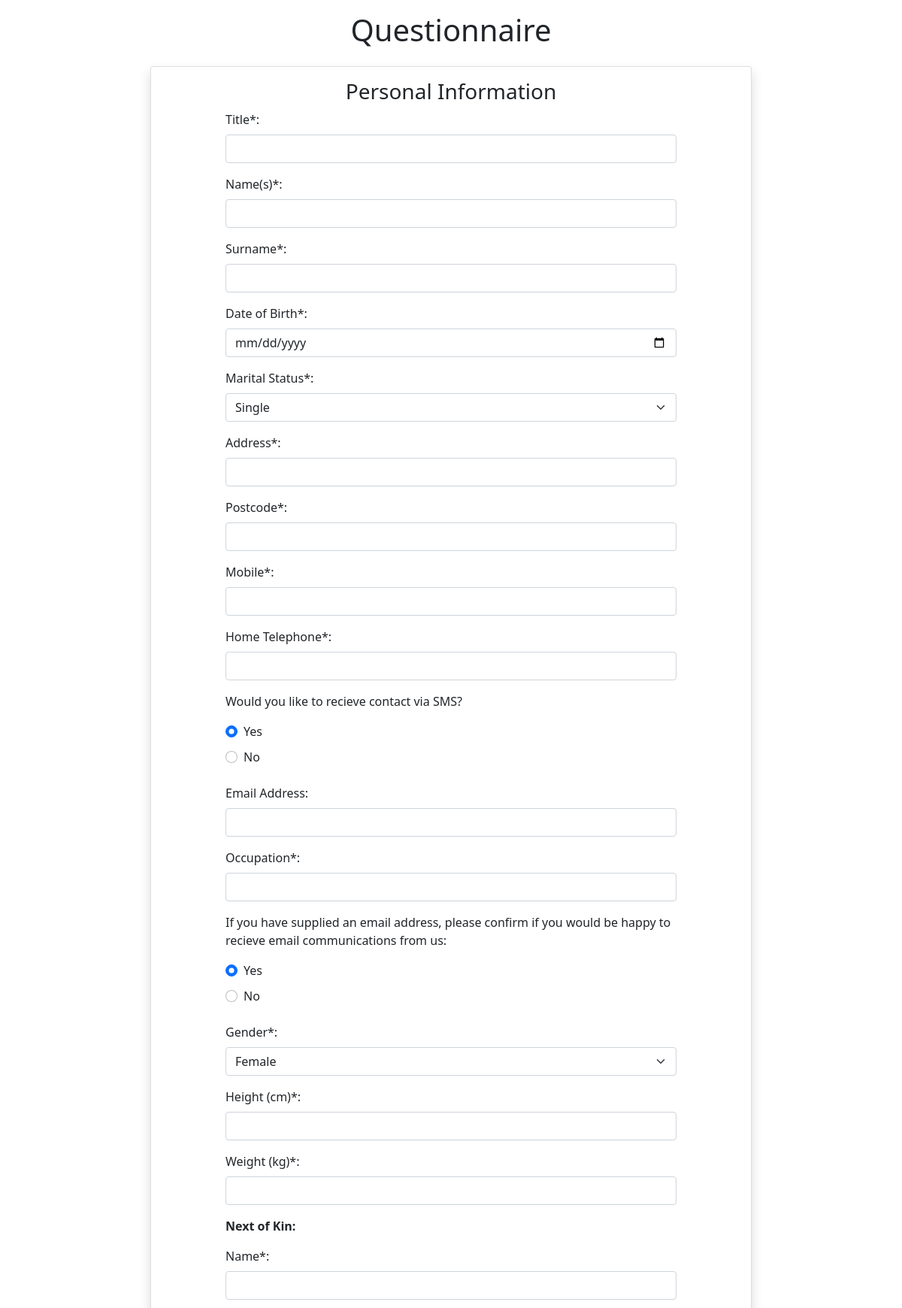
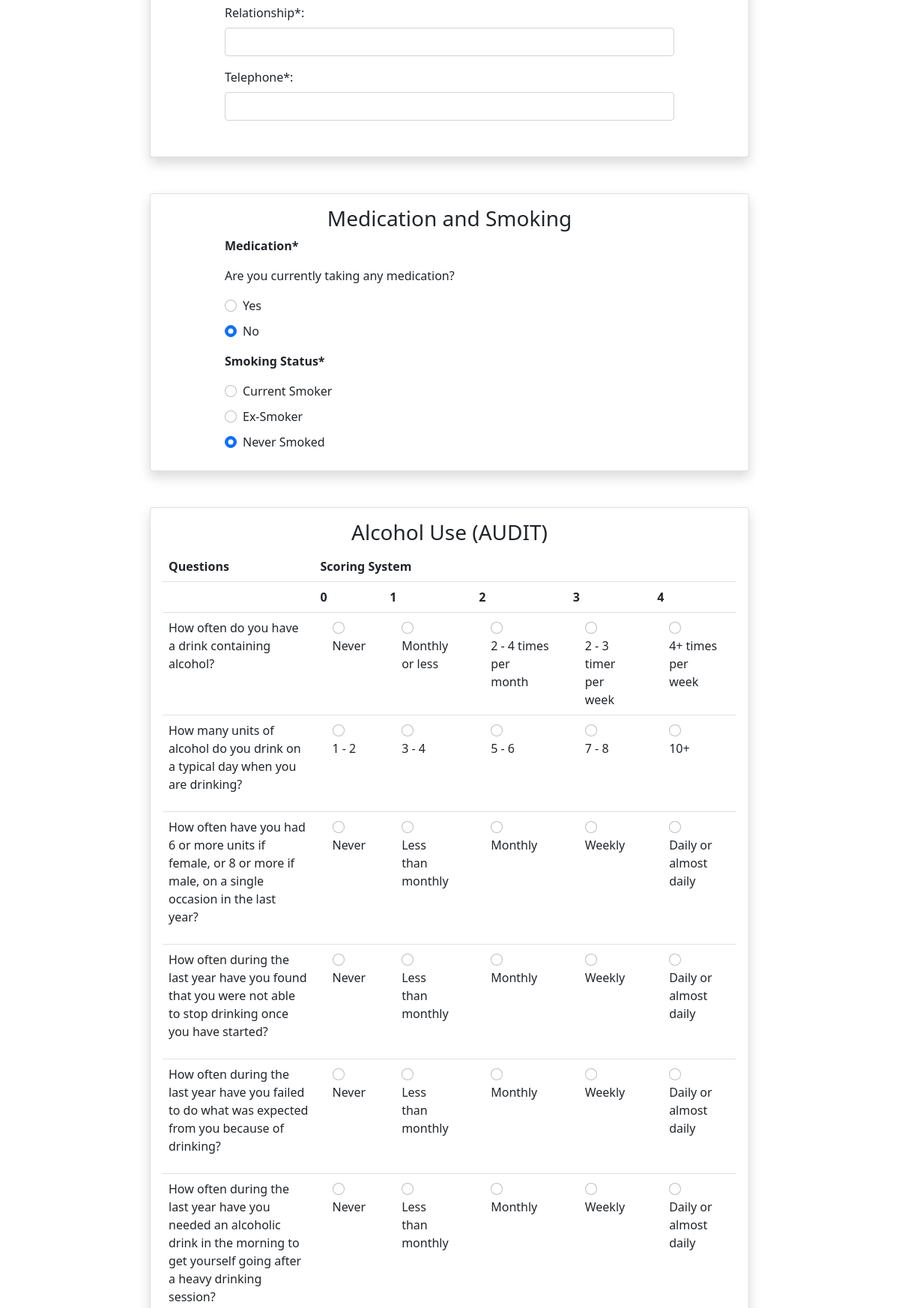
/index.php/questionnaire (upper part), run on the app's committed database (2 pictures, top to bottom).
### tables this page shows
CREATE TABLE `alcohol_questions` (
  `GUID` int(11) NOT NULL,
  `optionsid` int(11) NOT NULL,
  `Question` text NOT NULL
);

CREATE TABLE `alcohol_options` (
  `GUID` int(11) NOT NULL,
  `response0` text NOT NULL,
  `response1` text NOT NULL,
  `response2` text NOT NULL,
  `response3` text NOT NULL,
  `response4` text NOT NULL
);

### application/controllers/Questionnaire.php (called while the page is built, shortened)
<?php
class Questionnaire extends CI_Controller
{
    public function __construct()
	{
		$this->load->model('Questions');
	}
	public function index()
	{
        $query = $this->Questions->getAlcoholQuestions();
        $data['query'] = $query;
        $this->load->view('questionnaire', $data);
	}
}
?>

### index.php (called while the page is built, shortened)
<?php
require_once BASEPATH.'core/CodeIgniter.php';

### application/models/Questions.php (called while the page is built, shortened)
<?php
class Questions extends CI_Model
{
    public function getAlcoholQuestions()
    {
        $this->db->select("a.GUID as 'QuestionID',Question,response0,response1,response2,response3,response4");
        $this->db->from("alcohol_questions AS a");
        $this->db->join('alcohol_options', 'a.optionsid = alcohol_options.GUID');
        $query = $this->db->get();
        return $query;
    }
}
?>

### application/views/questionnaire.php (the view, shortened to what this page needs)
<!DOCTYPE html>
<head>
  <link href="https://cdn.jsdelivr.net/npm/bootstrap@5.0.2/dist/css/bootstrap.min.css" rel="stylesheet"
>
  </head>
<body>
  <h1 style="width:800px;"class="title-text text-center p-3 mx-auto"> Questionnaire </h1>
  <form method="post" action="<?php echo base_url('index.php/submitQuestionnaire'); ?>">
    <div class="form-card mx-auto card shadow mb-5 p-3" style="width:800px;">
      <h3 class="text-center">Personal Information</h3>
      <div class="form-container mx-auto mb-3" style="width:600px;">
        <label class="form-label" for="title">Title*:</label>
        <input id="title" class="requiredText form-control mb-3" type="text" name="title" id="title" value="<?php echo set_value('title'); ?>"onblur="validateInput(event)"></input>
        <label class="form-label" for="names">Name(s)*:</label>
        <input class="form-control mb-3" type="text" name="firstname" id="names"
          value="<?php echo set_value('firstname'); ?>" onblur="validateInput(event)"></input>
        <label class="form-label" for="surname">Surname*:</label>
        <input class="form-control mb-3" type="text" name="surname" id="surname"
          value="<?php echo set_value('surname'); ?>" onblur="validateInput(event)"></input>
        <label class="form-label" for="dob">Date of Birth*:</label>
        <input class="form-control mb-3" type="date" name="dob" id="dob" value="<?php echo set_value('dob'); ?>"
           onblur="textRequired(event, 'Date of Birth')"onblur="validateInput(event)"></input> <?php
$marital = array();
$marital['Single'] = false;
$marital['Married'] = false;
$marital['Divorced'] = false;
$marital['Civil Partnership'] = false;
$marital['Other'] = false;
$marital[set_value('marital_status')] = true;
?> <label class="form-label" for="marital">Marital Status*:</label>
        <select class="form-select mb-3" name="marital_status" id="marital"
          value="<?php echo set_value('marital_status'); ?>" required>
          <option value="Single" <?php echo set_select('marital', 'Single', $marital['Single']); ?>>Single</option>
        </select>
        <label class="form-label" for="address">Address*:</label>
        <input class="form-control mb-3" type="text" name="address" id="address"
          value="<?php echo set_value('address'); ?>"onblur="validateInput(event)"></input>
        <label class="form-label" for="postcode">Postcode*:</label>
        <input class="form-control mb-3" type="text" name="postcode" id="postcode"
          value="<?php echo set_value('postcode'); ?>" onblur="validateInput(event)"></input>
        <label class="form-label" for="mobile">Mobile*:</label>
        <input class="form-control mb-3 numberInput" type="number" name="mobile" id="mobile"
          value="<?php echo set_value('mobile'); ?>" onblur="validateInput(event)"></input>
        <label class="form-label" for="hometele">Home Telephone*:</label>
        <input class="form-control mb-3 numberInput" type="number" name="home_telephone" id="hometele"
          value="<?php echo set_value('home_telephone'); ?>" onblur="validateInput(event)"></input>
          <div class="mb-3">
        <p>Would you like to recieve contact via SMS?</p>
        <div class="form-check">
          <input class="form-check-input" type="radio" id="yes" name="SMS_YN" value="Y"
            <?php echo set_radio('SMS_YN', 'Y'); ?> checked>
          <label class="form-label" for="yes">Yes</label>
        </div>
        <div class="form-check">
          <input class="form-check-input" type="radio" id="no" name="SMS_YN" value="N"
            <?php echo set_radio('SMS_YN', 'N'); ?>>
          <label class="form-label" for="no">No</label>
        </div>
        </div>
        <label class="form-label" for="email">Email Address:</label>
        <input class="form-control mb-3" type="email" name="email" id="email" value="<?php echo set_value('email'); ?>"
          onblur="validateInput(event)"></input>
        <label class="form-label" for="occupation">Occupation*:</label>
        <input class="form-control mb-3" type="text" name="occupation" id="occupation"
          value="<?php echo set_value('occupation'); ?>" onblur="validateInput(event)"></input>
          <div class="mb-3">
        <p>If you have supplied an email address, please confirm if you would be happy to recieve email communications
          from us:</p>
        <div class="form-check">
          <input class="form-check-input" type="radio" id="yes" name="email_yn" value="Y"
            <?php echo set_radio('email_yn', 'Y'); ?> checked>
          <label class="form-label" for="yes">Yes</label>
        </div>
        <div class="form-check">
          <input class="form-check-input" type="radio" id="no" name="email_yn" value="N"
            <?php echo set_radio('email_yn', 'N'); ?>>
          <label class="form-label" for="no">No</label>
        </div>
        </div> <?php
$gender = array();
$gender['Female'] = false;
$gender['Male'] = false;
$gender['Non-Binary'] = false;
$gender['Other'] = false;
$gender[set_value('gender')] = true;
?> <label class="form-label" for="gender">Gender*:</label>
        <select class="form-select mb-3" name="gender" id="gender">
          <option value="Female" <?php echo set_select('gender', 'Female', $gender['Female']); ?>>Female</option>
        </select>
        <label class="form-label" for="height">Height (cm)*:</label>
        <input class="form-control mb-3" type="number" min="0" name="height" id="height"
          value="<?php echo set_value('height'); ?>" onblur="validateInput(event)"></input>
        <label class="form-label" for="weight">Weight (kg)*:</label>
        <input class="form-control mb-3" type="number" min="0" name="weight" id="weight"
          value="<?php echo set_value('weight'); ?>" onblur="validateInput(event)"></input>
        <div>
          <p><b>Next of Kin:</b></p>
          <label class="form-label" for="name">Name*:</label>
          <input class="form-control mb-3" type="text" name="kin_name" id="name"
            value="<?php echo set_value('kin_name'); ?>" onblur="validateInput(event)" autocomplete="off"></input>
          <label class="form-label" for="relationship">Relationship*:</label>
          <input class="form-control mb-3" type="text" name="kin_relationship" id="relationship"
            value="<?php echo set_value('kin_relationship'); ?>" onblur="validateInput(event)"></input>
          <label class="form-label" for="telephone">Telephone*:</label>
          <input class="form-control mb-3 numberInput" type="number" name="kin_telephone" id="telephone"
            value="<?php echo set_value('kin_telephone'); ?>" onblur="validateInput(event)"></input>
        </div>
      </div>
    </div>
    <div class="form-card mx-auto card shadow mb-5 p-3" style="width: 800px;">
      <h3 class="text-center">Medication and Smoking</h3>
      <div class="form-container mx-auto" style="width: 600px;">
      <div class="mb-3">
        <p class="fw-bold">Medication*
        <p>
        <p>Are you currently taking any medication?</p>
        <div class="form-check">
          <input class="form-check-input" type="radio" id="yes" name="Medication_YN" value="Y"
            <?php echo set_radio('Medication_YN', 'Y'); ?>>
          <label class="form-label" for="yes">Yes</label>
        </div>
        <div class="form-check">
          <input class="form-check-input" type="radio" id="no" name="Medication_YN" value="N" checked
            <?php echo set_radio('Medication_YN', 'N'); ?>>
          <label for="no">No</label>
        </div>
      </div>
      <p class="fw-bold">Smoking Status*</p>
      <div class="form-check">
        <input class="form-check-input" type="radio" id="currentsmoke" name="smoke_status" value="current smoker"
          <?php echo set_radio('smoke_status', 'current smoker'); ?> >
        <label class="form-label" for="currentsmoke">Current Smoker</label>
      </div>
      <div class="form-check">
        <input class="form-check-input" type="radio" id="exsmoke" name="smoke_status" value="ex smoker"
          <?php echo set_radio('smoke_status', 'ex smoker'); ?>>
        <label class="form-label" for="exsmoke">Ex-Smoker</label>
      </div>
      <div class="form-check">
        <input class="form-check-input" type="radio" id="neversmoke" name="smoke_status" value="never smoked" checked
          <?php echo set_radio('smoke_status', 'never smoked'); ?>>
        <label class="form-label" for="neversmoke">Never Smoked</label>
      </div>
    </div>
</div>
    <div class="alcohol-card mx-auto card shadow p-3 mb-5" style="width: 800px;">
      <h3 class="text-center">Alcohol Use (AUDIT)</h3>
      <table class="table">
        <tr>
          <th>Questions</th>
          <th colspan="5">Scoring System</th>
        </tr>
        <tr>
          <th></th>
          <th>0</th>
          <th>1</th>
          <th>2</th>
          <th>3</th>
          <th>4</th>
        </tr> <?php
$responses = array();
foreach ($query->result() as $row) {
    echo "<tr valign='top' class='mb-5 alcoholRadioRow'><td><div class='mb-3'>" . $row->Question . "</div></td>";
    $qNo = $row->QuestionID;
    $responses['response0'] = $row->response0;
    $responses['response1'] = $row->response1;
    $responses['response2'] = $row->response2;
    $responses['response3'] = $row->response3;
    $responses['response4'] = $row->response4;
    foreach ($responses as $key => $response) {
        if ($response != "")
        {
        $radioSelect = set_radio($qNo, $key);
        echo <<<_END
                            <td>
                            <div class="mx-3">
                            <input class="form-check-input alcoholRadio" type="radio" id="{$qNo}.{$key}" name="{$qNo}" value="{$key}" {$radioSelect}>
                            <div><label for="{$qNo}.{$key}">{$response}</label></div>
                            </div>
                            </td>
                            _END;
    } else
    {
        echo "<td></td>";
    }
}
echo "</tr>";
}
    ?>
      </table>
    </div>
  </form>
</body>
</html>

### application/views/questionnaire.php (style rules this page uses)
input[type=number] { -moz-appearance: textfield; }

### data on the page
alcohol_questions: Question "How often do you have a drink containing alcohol?", alcohol_options.response0 "Never", alcohol_options.response1 "Monthly or less", alcohol_options.response2 "2 - 4 times per month", alcohol_options.response3 "2 - 3 timer per week", alcohol_options.response4 "4+ times per week"
alcohol_questions: Question "How many units of alcohol do you drink on a typical day when you are drinking?", alcohol_options.response0 "1 - 2", alcohol_options.response1 "3 - 4", alcohol_options.response2 "5 - 6", alcohol_options.response3 "7 - 8", alcohol_options.response4 "10+"
alcohol_questions: Question "How often have you had 6 or more units if female, or 8 or more if male, on a single occasion in the last year?", response "Never", response "Less than monthly", response "Monthly", response "Weekly", response "Daily or almost daily"
alcohol_questions: Question "How often during the last year have you found that you were not able to stop drinking once you have started?", response "Never", response "Less than monthly", response "Monthly", response "Weekly", response "Daily or almost daily"
alcohol_questions: Question "How often during the last year have you failed to do what was expected from you because of drinking?", response "Never", response "Less than monthly", response "Monthly", response "Weekly", response "Daily or almost daily"
alcohol_questions: Question "How often during the last year have you needed an alcoholic drink in the morning to get yourself going after a heavy drinking session?", response "Never", response "Less than monthly", response "Monthly", response "Weekly", response "Daily or almost daily"
